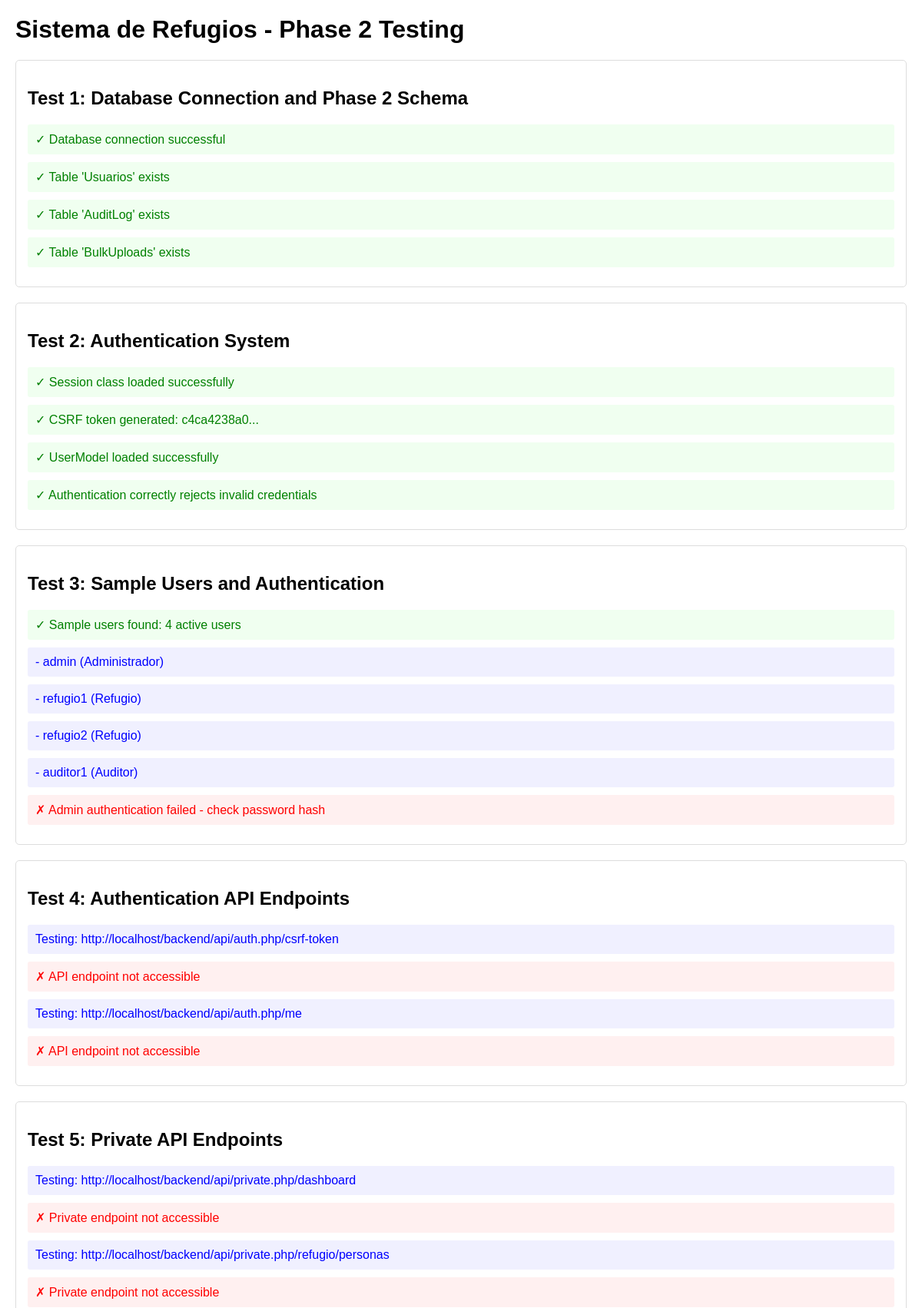
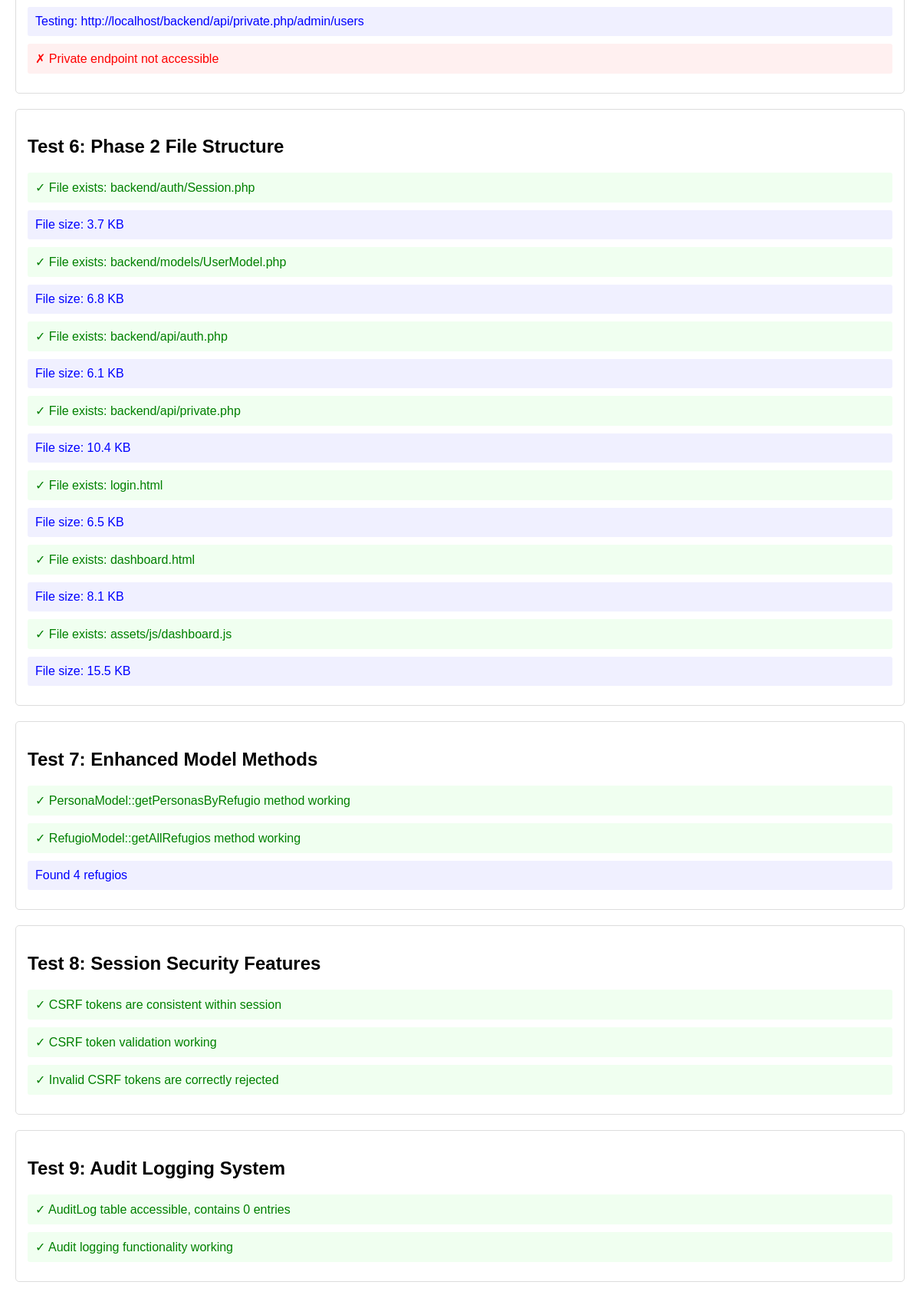
The app's page /phase2_test.php (upper part) with its own data (2 pictures, top to bottom).
### tables this page shows
CREATE TABLE Usuarios (
    usuario_id INT AUTO_INCREMENT PRIMARY KEY,
    username VARCHAR(100) NOT NULL UNIQUE,
    password_hash VARCHAR(255) NOT NULL,
    rol ENUM('Administrador','Refugio','Auditor') NOT NULL,
    refugio_id INT NULL,
    nombre_mostrado VARCHAR(150) NOT NULL,
    activo BOOLEAN NOT NULL DEFAULT TRUE,
    creado_en DATETIME NOT NULL DEFAULT CURRENT_TIMESTAMP,
    ultimo_login DATETIME NULL,
    FOREIGN KEY (refugio_id) REFERENCES Refugios(refugio_id) ON DELETE SET NULL
);

### backend/auth/Session.php (called while the page is built, shortened)
<?php
class Session {
    private static $instance = null;
    public static function getInstance() {
        if (self::$instance === null) {
            self::$instance = new self();
        }
        return self::$instance;
    }
    public function get($key, $default = null) {
        return $_SESSION[$key] ?? $default;
    }
    public function has($key) {
        return isset($_SESSION[$key]);
    }
    public function generateCSRFToken() {
        return $this->get('csrf_token');
    }
    public function validateCSRFToken($token) {
        return hash_equals($this->get('csrf_token', ''), $token);
    }
}

### backend/config/database.php (called while the page is built, shortened)
<?php
class Database {
    private static $instance = null;
    private $connection;
    private function __construct() {
        $host = $_ENV['DB_HOST'];
        $db = $_ENV['DB_NAME'];
        $user = $_ENV['DB_USER'];
        $pass = $_ENV['DB_PASS'];
        $charset = $_ENV['DB_CHARSET'] ?? 'utf8mb4';
        $dsn = "mysql:host=$host;dbname=$db;charset=$charset";
        $options = [
            PDO::ATTR_ERRMODE            => PDO::ERRMODE_EXCEPTION,
            PDO::ATTR_DEFAULT_FETCH_MODE => PDO::FETCH_ASSOC,
            PDO::ATTR_EMULATE_PREPARES   => false,
        ];
        try {
            $this->connection = new PDO($dsn, $user, $pass, $options);
        } catch (PDOException $e) {
            throw new PDOException($e->getMessage(), (int)$e->getCode());
        }
    }
    public static function getInstance() {
        if (self::$instance === null) {
            self::$instance = new self();
        }
        return self::$instance;
    }
    public function getConnection() {
        return $this->connection;
    }
}

### backend/models/UserModel.php (called while the page is built, shortened)
<?php
require_once __DIR__ . '/../config/database.php';
class UserModel {
    private $db;
    public function __construct() {
        $this->db = Database::getInstance()->getConnection();
    }
    public function authenticate($username, $password) {
        try {
            $stmt = $this->db->prepare("
                SELECT usuario_id, username, password_hash, rol, refugio_id, nombre_mostrado, activo
                FROM Usuarios
                WHERE username = ? AND activo = TRUE
            ");
            $stmt->execute([$username]);
            $user = $stmt->fetch(PDO::FETCH_ASSOC);
            return false;
        } catch (PDOException $e) {
            error_log("Authentication error: " . $e->getMessage());
            return false;
        }
    }
    public function logActivity($userId, $action, $object, $objectId = null, $summary = null) {
        try {
            $stmt = $this->db->prepare("
                INSERT INTO AuditLog (usuario_id, accion, objeto, objeto_id, resumen, ip_origen, user_agent)
                VALUES (?, ?, ?, ?, ?, ?, ?)
            ");
            $ipAddress = $_SERVER['REMOTE_ADDR'] ?? null;
            $userAgent = $_SERVER['HTTP_USER_AGENT'] ?? null;
            return $stmt->execute([
                $userId, $action, $object, $objectId, $summary, $ipAddress, $userAgent
            ]);
        } catch (PDOException $e) {
            error_log("Log activity error: " . $e->getMessage());
            return false;
        }
    }
}

### backend/models/RefugioModel.php (called while the page is built, shortened)
<?php
require_once __DIR__ . '/../config/database.php';
class RefugioModel {
    private $db;
    public function __construct() {
        $this->db = Database::getInstance()->getConnection();
    }
    public function getAllRefugios() {
        try {
            $stmt = $this->db->query("SELECT * FROM vw_public_refugios ORDER BY nombre_refugio");
            return $stmt->fetchAll(PDO::FETCH_ASSOC);
        } catch (PDOException $e) {
            error_log("Get all refugios error: " . $e->getMessage());
            return [];
        }
    }
}

### phase2_test.php (the view, shortened to what this page needs)
<?php
echo "<h1>Sistema de Refugios - Phase 2 Testing</h1>";
echo "<div class='test-section'>";
echo "<h2>Test 1: Database Connection and Phase 2 Schema</h2>";
try {
    require_once __DIR__ . '/backend/config/database.php';
    $db = Database::getInstance()->getConnection();
    echo "<div class='test-result success'>✓ Database connection successful</div>";
    $phase2_tables = [
        'Usuarios',
        'AuditLog',
        'BulkUploads'
    ];
    foreach ($phase2_tables as $table) {
        try {
            echo "<div class='test-result success'>✓ Table '$table' exists</div>";
        } catch (Exception $e) {
            echo "<div class='test-result error'>✗ Table '$table' missing: " . $e->getMessage() . "</div>";
        }
    }
} catch (Exception $e) {
    echo "<div class='test-result error'>✗ Database connection failed: " . $e->getMessage() . "</div>";
}
echo "</div>";
echo "<div class='test-section'>";
echo "<h2>Test 2: Authentication System</h2>";
try {
    require_once __DIR__ . '/backend/auth/Session.php';
    $session = Session::getInstance();
    echo "<div class='test-result success'>✓ Session class loaded successfully</div>";
    $csrfToken = $session->generateCSRFToken();
    if ($csrfToken && strlen($csrfToken) > 10) {
        echo "<div class='test-result success'>✓ CSRF token generated: " . substr($csrfToken, 0, 10) . "...</div>";
    } else {
        echo "<div class='test-result error'>✗ CSRF token generation failed</div>";
    }
} catch (Exception $e) {
    echo "<div class='test-result error'>✗ Session class error: " . $e->getMessage() . "</div>";
}
try {
    require_once __DIR__ . '/backend/models/UserModel.php';
    $userModel = new UserModel();
    echo "<div class='test-result success'>✓ UserModel loaded successfully</div>";
    $result = $userModel->authenticate('nonexistent', 'wrongpassword');
    if ($result === false) {
        echo "<div class='test-result success'>✓ Authentication correctly rejects invalid credentials</div>";
    } else {
        echo "<div class='test-result error'>✗ Authentication not working properly</div>";
    }
} catch (Exception $e) {
    echo "<div class='test-result error'>✗ UserModel error: " . $e->getMessage() . "</div>";
}
echo "</div>";
echo "<div class='test-section'>";
echo "<h2>Test 3: Sample Users and Authentication</h2>";
try {
    $stmt = $db->query("SELECT username, rol, activo FROM Usuarios WHERE activo = TRUE");
    $users = $stmt->fetchAll(PDO::FETCH_ASSOC);
    if (count($users) > 0) {
        echo "<div class='test-result success'>✓ Sample users found: " . count($users) . " active users</div>";
        foreach ($users as $user) {
            echo "<div class='test-result info'>- {$user['username']} ({$user['rol']})</div>";
        }
        $testAuth = $userModel->authenticate('admin', 'password');
        if ($testAuth && $testAuth['rol'] === 'Administrador') {
            echo "<div class='test-result success'>✓ Admin authentication successful</div>";
        } else {
            echo "<div class='test-result error'>✗ Admin authentication failed - check password hash</div>";
        }
    } else {
        echo "<div class='test-result error'>✗ No sample users found - database may need sample data</div>";
    }
} catch (Exception $e) {
    echo "<div class='test-result error'>✗ Sample users test error: " . $e->getMessage() . "</div>";
}
echo "</div>";
echo "<div class='test-section'>";
echo "<h2>Test 4: Authentication API Endpoints</h2>";
$base_url = 'http://' . $_SERVER['HTTP_HOST'];
$auth_endpoints = [
    '/backend/api/auth.php/csrf-token',
    '/backend/api/auth.php/me'
];
foreach ($auth_endpoints as $endpoint) {
    $url = $base_url . $endpoint;
    echo "<div class='test-result info'>Testing: $url</div>";
    $context = stream_context_create([
        'http' => [
            'timeout' => 10,
            'method' => 'GET',
            'header' => 'Accept: application/json'
        ]
    ]);
    $response = @file_get_contents($url, false, $context);
    if ($response !== false) {
        $data = json_decode($response, true);
        if (json_last_error() === JSON_ERROR_NONE) {
            echo "<div class='test-result success'>✓ API endpoint responding with valid JSON</div>";
            if (isset($data['success']) || isset($data['error'])) {
                echo "<div class='test-result success'>✓ Response has expected structure</div>";
            }
        } else {
            echo "<div class='test-result error'>✗ Invalid JSON response</div>";
        }
    } else {
        echo "<div class='test-result error'>✗ API endpoint not accessible</div>";
    }
}
echo "</div>";
echo "<div class='test-section'>";
echo "<h2>Test 5: Private API Endpoints</h2>";
$private_endpoints = [
    '/backend/api/private.php/dashboard',
    '/backend/api/private.php/refugio/personas',
    '/backend/api/private.php/admin/users'
];
foreach ($private_endpoints as $endpoint) {
    $url = $base_url . $endpoint;
    echo "<div class='test-result info'>Testing: $url</div>";
    $context = stream_context_create([
        'http' => [
            'timeout' => 10,
            'method' => 'GET',
            'header' => 'Accept: application/json'
        ]
    ]);
    $response = @file_get_contents($url, false, $context);
    if ($response !== false) {
        $data = json_decode($response, true);
        if (json_last_error() === JSON_ERROR_NONE && isset($data['error']) && strpos($data['error'], 'autenticado') !== false) {
            echo "<div class='test-result success'>✓ Private endpoint correctly requires authentication</div>";
        } else {
            echo "<div class='test-result error'>✗ Private endpoint not properly protected</div>";
        }
    } else {
        $is_401 = false;
        if ($is_401) {
            echo "<div class='test-result success'>✓ Private endpoint returns 401 (authentication required)</div>";
        } else {
            echo "<div class='test-result error'>✗ Private endpoint not accessible</div>";
        }
    }
}
echo "</div>";
echo "<div class='test-section'>";
echo "<h2>Test 6: Phase 2 File Structure</h2>";
$required_files = [
    'backend/auth/Session.php',
    'backend/models/UserModel.php',
    'backend/api/auth.php',
    'backend/api/private.php',
    'login.html',
    'dashboard.html',
    'assets/js/dashboard.js'
];
foreach ($required_files as $file) {
    if (file_exists(__DIR__ . '/' . $file)) {
        echo "<div class='test-result success'>✓ File exists: $file</div>";
        $size = filesize(__DIR__ . '/' . $file);
        if ($size > 100) {
            echo "<div class='test-result info'>  File size: " . round($size/1024, 1) . " KB</div>";
        } else {
            echo "<div class='test-result error'>  Warning: File seems too small ($size bytes)</div>";
        }
    } else {
        echo "<div class='test-result error'>✗ File missing: $file</div>";
    }
}
echo "</div>";
echo "<div class='test-section'>";
echo "<h2>Test 7: Enhanced Model Methods</h2>";
try {
    $personaModel = new PersonaModel();
    $result = $personaModel->getPersonasByRefugio(1, null, 5, 0);
    if (isset($result['success'])) {
        echo "<div class='test-result success'>✓ PersonaModel::getPersonasByRefugio method working</div>";
    } else {
        echo "<div class='test-result error'>✗ PersonaModel::getPersonasByRefugio method not working</div>";
    }
} catch (Exception $e) {
    echo "<div class='test-result error'>✗ PersonaModel enhanced methods error: " . $e->getMessage() . "</div>";
}
try {
    $refugioModel = new RefugioModel();
    $refugios = $refugioModel->getAllRefugios();
    if (is_array($refugios)) {
        echo "<div class='test-result success'>✓ RefugioModel::getAllRefugios method working</div>";
        echo "<div class='test-result info'>Found " . count($refugios) . " refugios</div>";
    } else {
        echo "<div class='test-result error'>✗ RefugioModel::getAllRefugios method not working</div>";
    }
} catch (Exception $e) {
    echo "<div class='test-result error'>✗ RefugioModel enhanced methods error: " . $e->getMessage() . "</div>";
}
echo "</div>";
echo "<div class='test-section'>";
echo "<h2>Test 8: Session Security Features</h2>";
try {
    $token1 = $session->generateCSRFToken();
    $token2 = $session->generateCSRFToken();
    if ($token1 === $token2) {
        echo "<div class='test-result success'>✓ CSRF tokens are consistent within session</div>";
    } else {
        echo "<div class='test-result error'>✗ CSRF tokens are not consistent</div>";
    }
    if ($session->validateCSRFToken($token1)) {
        echo "<div class='test-result success'>✓ CSRF token validation working</div>";
    } else {
        echo "<div class='test-result error'>✗ CSRF token validation failed</div>";
    }
    if (!$session->validateCSRFToken('invalid_token_123')) {
        echo "<div class='test-result success'>✓ Invalid CSRF tokens are correctly rejected</div>";
    } else {
        echo "<div class='test-result error'>✗ Invalid CSRF tokens are not being rejected</div>";
    }
} catch (Exception $e) {
    echo "<div class='test-result error'>✗ Session security test error: " . $e->getMessage() . "</div>";
}
echo "</div>";
echo "<div class='test-section'>";
echo "<h2>Test 9: Audit Logging System</h2>";
try {
    $stmt = $db->query("SELECT COUNT(*) as count FROM AuditLog");
    $count = $stmt->fetch(PDO::FETCH_ASSOC)['count'];
    echo "<div class='test-result success'>✓ AuditLog table accessible, contains $count entries</div>";
    $result = $userModel->logActivity(1, 'TEST', 'System', null, 'Phase 2 testing');
    if ($result) {
        echo "<div class='test-result success'>✓ Audit logging functionality working</div>";
    } else {
        echo "<div class='test-result error'>✗ Audit logging failed</div>";
    }
} catch (Exception $e) {
    echo "<div class='test-result error'>✗ Audit logging test error: " . $e->getMessage() . "</div>";
}
echo "</div>";
?>

### phase2_test.php (style rules this page uses)
.test-section { margin: 20px 0; padding: 15px; border: 1px solid #ddd; border-radius: 5px; }
.success { color: green; background-color: #f0fff0; }
.error { color: red; background-color: #fff0f0; }
.info { color: blue; background-color: #f0f0ff; }
.test-result { margin: 10px 0; padding: 10px; border-radius: 3px; }

### records on screen
usuarios: username "admin", rol "Administrador"
usuarios: username "refugio1", rol "Refugio"
usuarios: username "refugio2", rol "Refugio"
usuarios: username "auditor1", rol "Auditor"

### other values on screen
$table "Usuarios"
$table "AuditLog"
$table "BulkUploads"
substr($csrfToken, 0, 10) "c4ca4238a0"
count($users) "4"
$url "http://localhost/backend/api/auth.php/csrf-token"
$url "http://localhost/backend/api/auth.php/me"
$url "http://localhost/backend/api/private.php/dashboard"
$url "http://localhost/backend/api/private.php/refugio/personas"
$url "http://localhost/backend/api/private.php/admin/users"
$file "backend/auth/Session.php"
$size/1024 "3.7"
$file "backend/models/UserModel.php"
$size/1024 "6.8"
$file "backend/api/auth.php"
